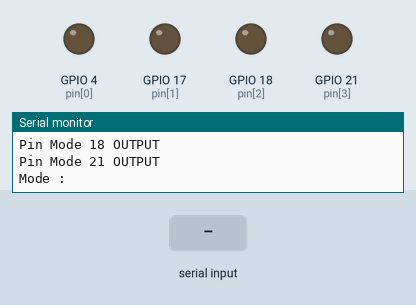
Recording of a sketch running on a simulated ESP32. On the bench: output pins drawn as LEDs (lit = HIGH), the last lines printed to the serial monitor. Dashed ring = blinking. The inputs (shaded band) are chosen by the test bench. Pins used as bus, display or sensor lines are not drawn.

Above: at 1.6 s.
1.7 s: "3" received over Serial
At 3.1 s:
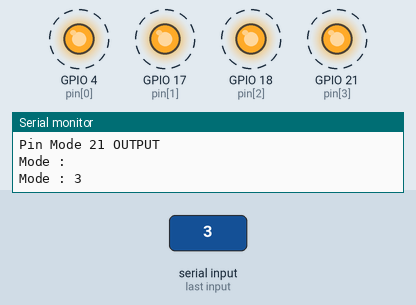
4.7 s: "4" received over Serial
7.7 s: "on" received over Serial
At 7.7 s:
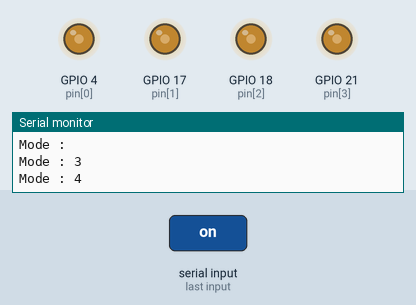
Timing chart, 0 to 10.7 s (numbered marks = the images above; inputs shaded):
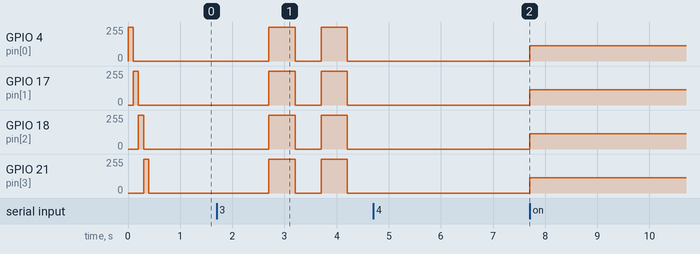

The sketch:

Serial-Blink-Project.ino
```cpp
int pin[4] = {4, 17, 18, 21};                   // daftar pin output
int jumlahPin = sizeof(pin) / sizeof(pin[0]);   // jumlah isi array, bukan ukuran byte doang
int speed, kecerahan = 0;                       // speed = delay mode, kecerahan = level PWM buat fade
bool state;                                     // state buat blink on/off sekaligus arah fade naik/turun
String cmd, lastCmd;                            // cmd = input sekarang, lastCmd = mode terakhir

void setup() {
  Serial.begin(9600);
  Serial.printf("\n============[STARTING]============\n");

  for (int i = 0; i < jumlahPin; i++) {          // inisialisasi semua pin sebagai output
    pinMode(pin[i], OUTPUT);
    digitalWrite(pin[i], HIGH);                  // indikator nyala bentar pas boot
    Serial.print("Pin Mode ");
    Serial.print(pin[i]);
    Serial.println(" OUTPUT");
    delay(100);
    digitalWrite(pin[i], LOW);                   // matiin lagi biar ga norak nyala terus
  }

  speed = 500;                                   // default speed awal
  Serial.print("Mode : ");
}

void loop() {
  if (Serial.available()) {                      // kalau ada input serial
    cmd = Serial.readString();                   // baca semua input
    cmd.trim();                                  // buang enter/spasi sampah
    cmd.toLowerCase();                           // biar ga ribet case-sensitive

    Serial.printf("\nMode : ");
    Serial.println(cmd);
  }

  if (cmd == "1" || cmd == "on") {              // mode 1 = semua nyala
    resetpin();                                  // reset dulu kalau sebelumnya fade
    for (int i = 0; i < jumlahPin; i++) {
      digitalWrite(pin[i], HIGH);
    }
    lastCmd = cmd;                               // simpan mode terakhir
    cmd = "";                                    // kosongin biar ga dieksekusi terus

  } else if (cmd == "2" || cmd == "off") {      // mode 2 = semua mati
    resetpin();                                  // reset dulu kalau sebelumnya fade
    for (int i = 0; i < jumlahPin; i++) {
      digitalWrite(pin[i], LOW);
    }
    lastCmd = cmd;                               // simpan mode terakhir
    cmd = "";

  } else if (cmd == "3") {                      // mode 3 = blink
    resetpin();                                  // reset dulu kalau sebelumnya fade
    blink(speed);                                // jalanin blink sesuai speed
    lastCmd = cmd;                               // simpan mode terakhir

  } else if (cmd == "4") {                      // mode 4 = fade
    fade(speed * 3);                             // fade butuh timing lebih halus
    lastCmd = cmd;

  } else if (cmd == "0") {                      // mode 0 = ganti speed
    if (speed == 500) {
      speed = 300;
    } else if (speed == 300) {
      speed = 150;
    } else if (speed == 150) {
      speed = 1000;
    } else {
      speed = 500;
    }

    Serial.printf("\nSpeed : \"%d\"", speed);
    cmd = lastCmd;                               // balik ke mode sebelumnya, ga diem bego
  }
}

void resetpin() {
  if (lastCmd == "4" && cmd != "4") {           // kalau sebelumnya fade terus pindah mode
    kecerahan = 0;                               // reset brightness
    state = HIGH;                                // reset arah fade ke naik

    for (int i = 0; i < jumlahPin; i++) {
      ledcDetach(pin[i]);                        // lepas PWM dari pin
      pinMode(pin[i], OUTPUT);                   // balikin jadi digital biasa
      digitalWrite(pin[i], LOW);                 // pastiin mati bersih
    }
  }
}

void blink(int waktu) {
  static unsigned long waktuAwal;
  unsigned long waktuSekarang = millis();

  if (waktuSekarang - waktuAwal >= waktu) {      // non-blocking delay
    state = !state;                              // toggle nyala/mati

    for (int i = 0; i < jumlahPin; i++) {
      digitalWrite(pin[i], state);
    }

    waktuAwal = waktuSekarang;
  }
}

void fade(int waktu) {
  static unsigned long waktuAwal;
  unsigned long waktuSekarang = millis();

  if (waktuSekarang - waktuAwal >= (waktu / 255)) {   // timing fade per step
    for (int i = 0; i < jumlahPin; i++) {
      analogWrite(pin[i], kecerahan);                 // set PWM semua pin
    }

    if (kecerahan >= 255) {
      state = LOW;                                    // mentok atas, turun
    } else if (kecerahan <= 0) {
      state = HIGH;                                   // mentok bawah, naik
    }

    if (state) {
      kecerahan++;
    } else {
      kecerahan--;
    }

    waktuAwal = waktuSekarang;
  }
}
```

Measured:
- after the input at 1.7 s, GPIO 4 (pin[0]), GPIO 17 (pin[1]), GPIO 18 (pin[2]), GPIO 21 (pin[3]): alternates 255/255 for 0.50 s and 0/255 for 0.50 s, starting after 1.0 s
